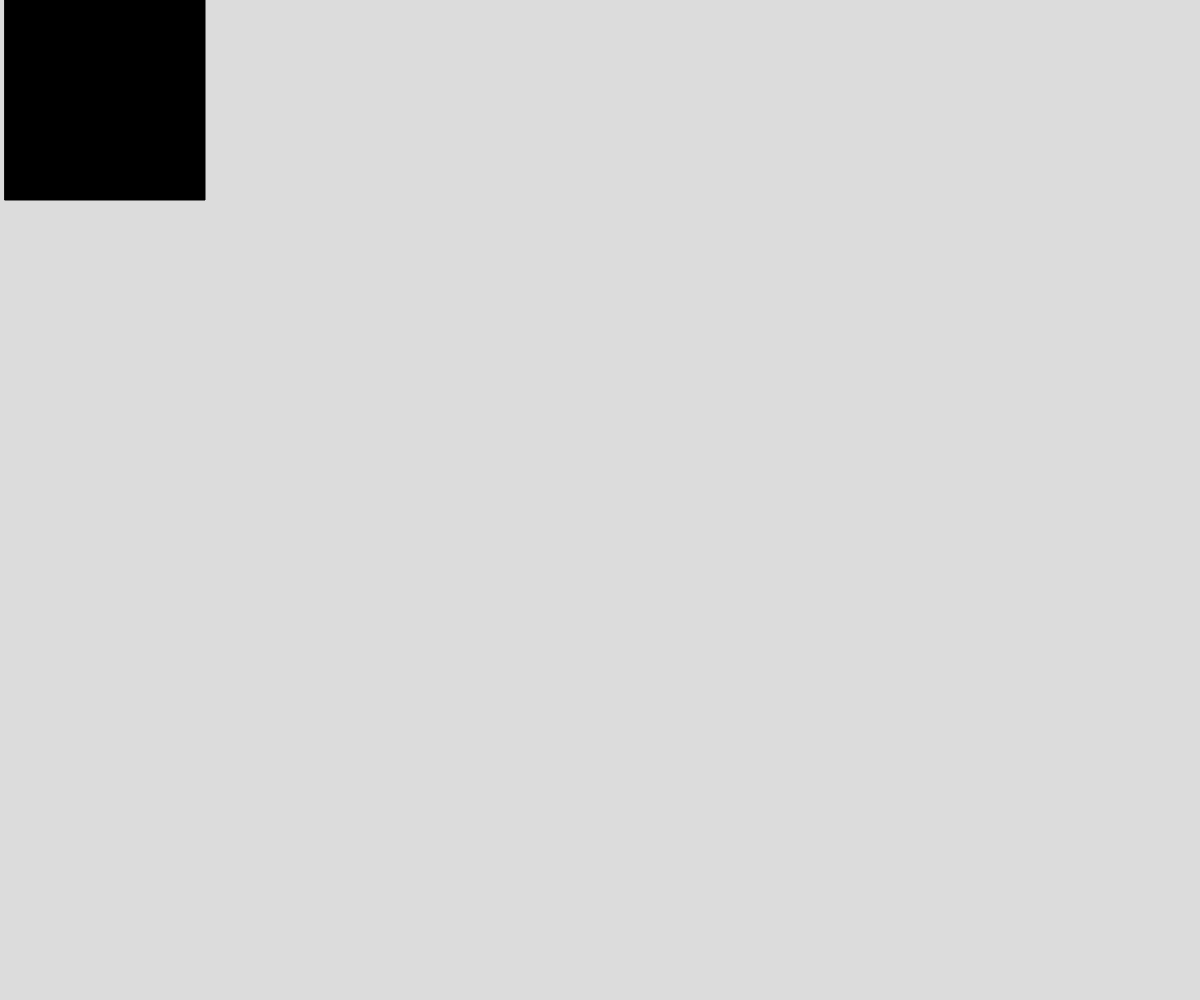
Frame 1 (no input)
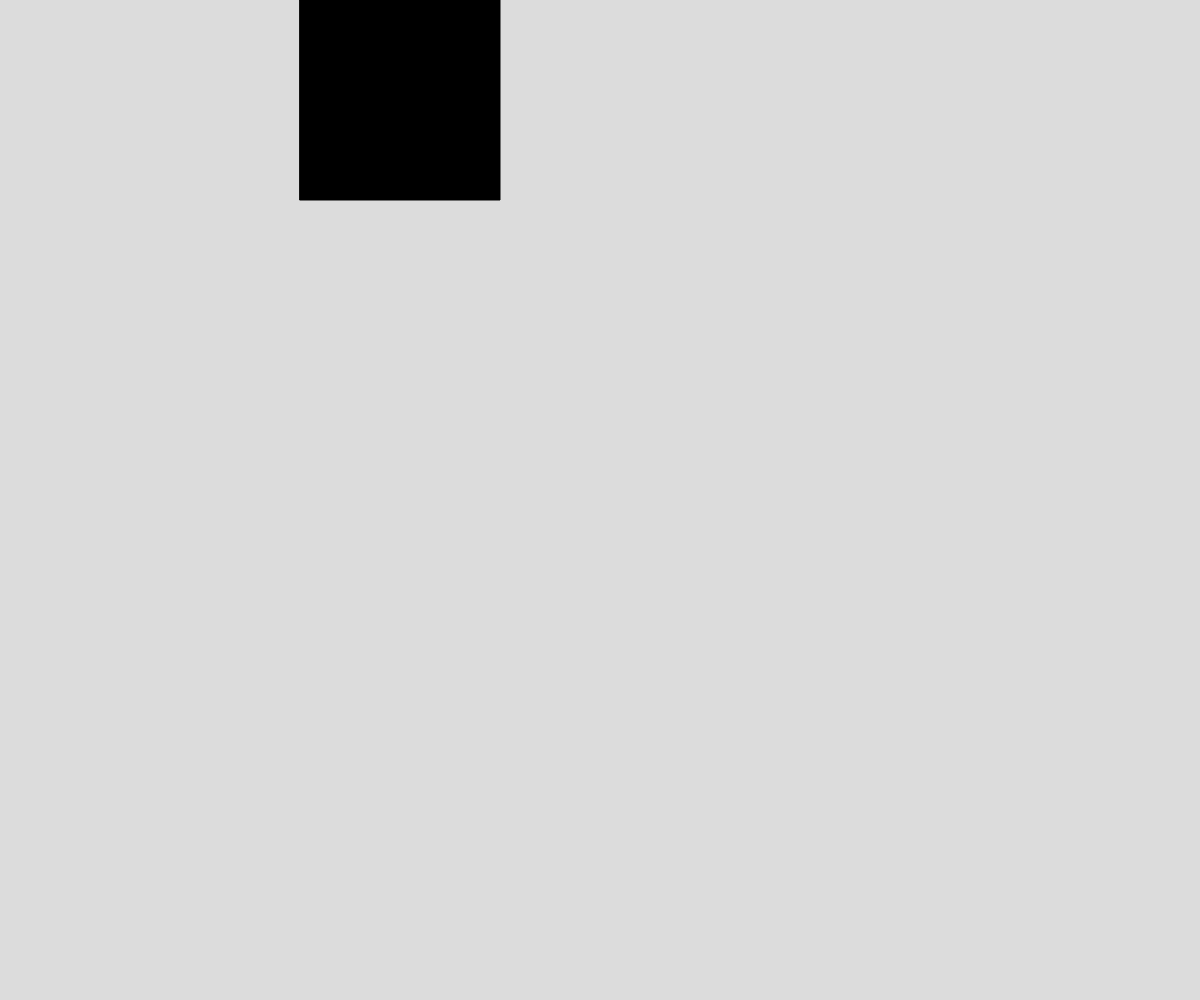
Frame 60 (no input)
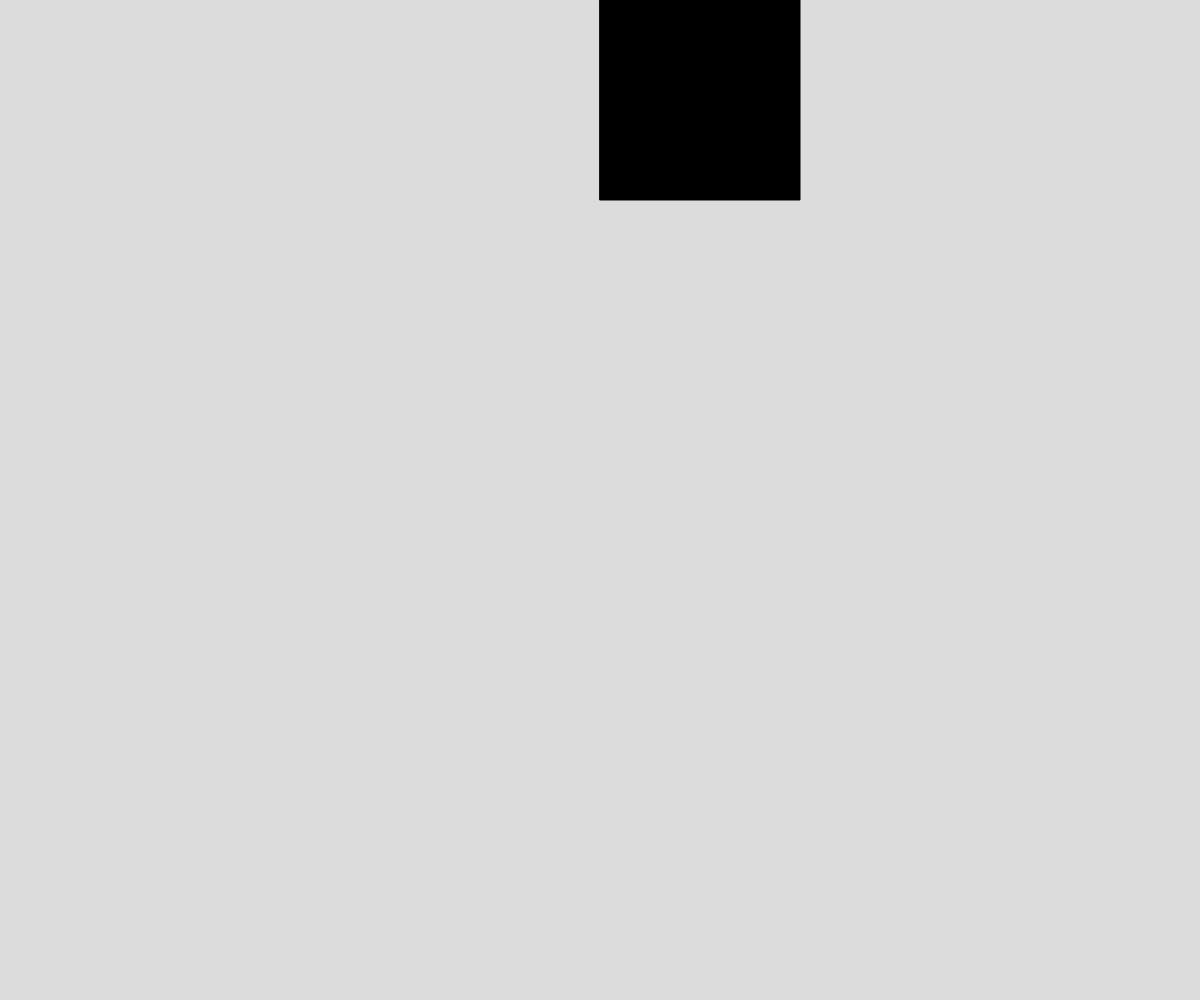
Frame 120 (the mouse pressed at the canvas centre since frame 60)

The p5.js sketch that drew these frames (run headless with seeded random() and noise() and a simulated clock; from frame 60 on, the mouse is pressed at the canvas centre):

// p5.js sketch
// ── sketch.js
// Square Around Edge
// Kati Kesur
// Sept 26

let x, y, squareSize,speed,state;

function setup() {
  createCanvas(windowWidth, windowHeight);
  x = 0;
  y = 0;
  speed = 5;
  squareSize = 200;
  state = "right";
}

function drawSquare() {
  fill("black");
  square(x, y, squareSize);
}

function moveSquare(){
  if (state === "right"){
    x += speed;
    if (x + squareSize >= width){
      x = width - squareSize;
      state = "down";
    }
  }
  if (state === "down"){
    x += speed;
    if (x + squareSize >= width){
      x = width - squareSize;
      state = "left";
    }
  }
  if (state === "left"){
    x += speed;
    if (x + squareSize >= width){
      x = width - squareSize;
      state = "up";
    }
  }
  if (state === "up"){
    x += speed;
    if (x + squareSize >= width){
      x = width - squareSize;
      state = "right";
    }
  }
}

function draw() {
  background(220);
  moveSquare();
  drawSquare();
}
